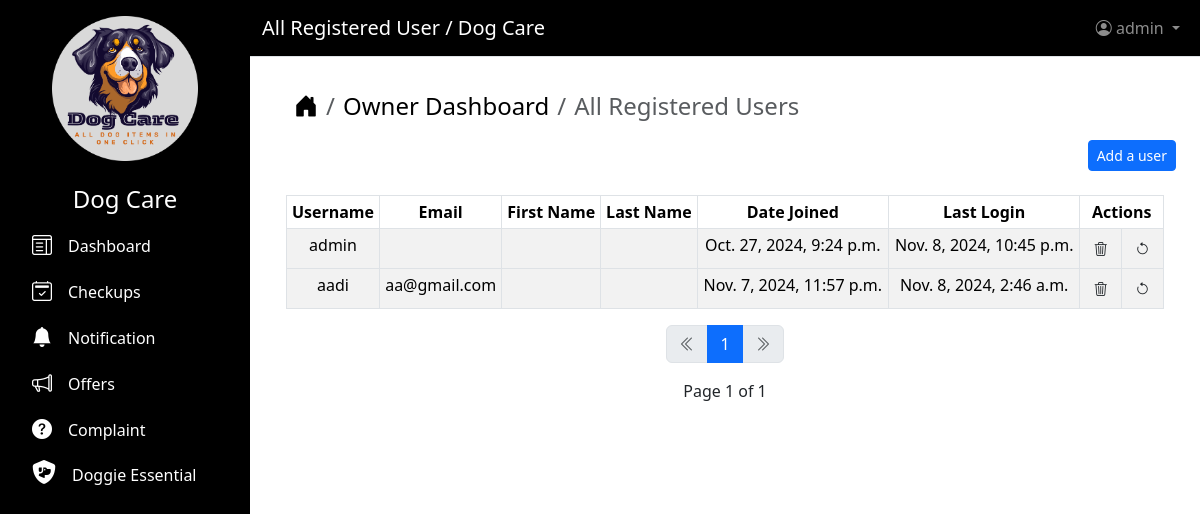
/view/users (signed in), run on an earlier commit of the app's database.
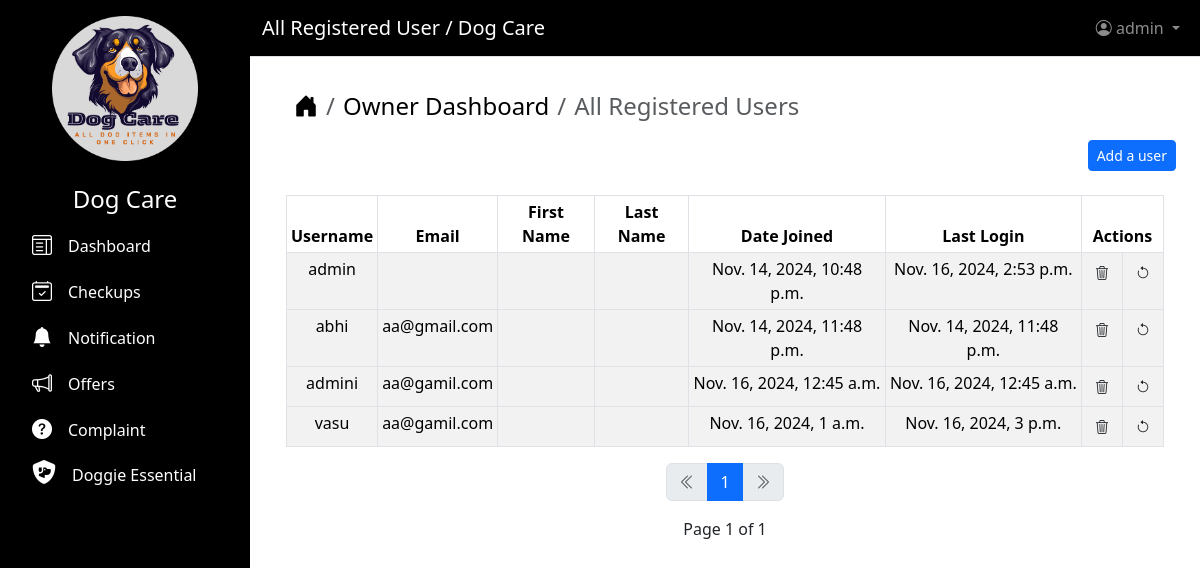
And on a later commit of the database.
### users/models.py (models this page shows)
class CustomUser(AbstractUser):
    ROLE = (("SHOP OWNER", "SHOP OWNER"),)
    role = models.CharField(max_length=200, choices=ROLE, blank=True)

### users/views.py (the view)
# urls.py: path("view/users", views.UserListView.as_view(), name="view_users"),
class UserListView(LoginRequiredMixin, ListView):
    model = CustomUser
    template_name = "view_users.html"
    context_object_name = "all_users"
    paginate_by = 8
    ordering = ["id"]
    def dispatch(self, request, *args, **kwargs):
        if request.user.role != "SHOP OWNER":
            return redirect("403")
        return super().dispatch(request, *args, **kwargs)
    def get_context_data(self, **kwargs):
        context = super().get_context_data(**kwargs)
        context["page_title"] = "All Registered User"
        return context

### users/templates/view_users.html (shortened to what this page needs)
{% extends "base.html" %}
{% block content %}
<div class="container ms-2 mt-2">
    <nav aria-label="breadcrumb">
        <ol class="breadcrumb fs-4">
            <li class="breadcrumb-item">
                <a href="{% url 'home' %}" class="text-decoration-none text-black"><i
                        class="bi bi-house-door-fill"></i></a>
            </li>
            <li class="breadcrumb-item">
                <a href="{% url 'shop_dashboard' %}" class="text-decoration-none text-black">Owner Dashboard</a>
            </li>
            <li class="breadcrumb-item active" aria-current="page">All Registered Users</li>
        </ol>
    </nav>
</div>
<div class="d-grid gap-2 d-md-flex justify-content-md-end">
    <a class="btn btn-primary btn-sm" href="{% url 'add_users' %}" role="button">Add a user</a>
</div>
{% if all_users %}
<div class="container mt-4">
    <table class="table table-striped  table-bordered table-hover table-sm">
        <thead>
            <tr class="text-center">
                <th scope="colspan">Username</th>
                <th scope="colspan">Email</th>
                <th scope="colspan">First Name</th>
                <th scope="colspan">Last Name</th>
                <th scope="colspan">Date Joined</th>
                <th scope="colspan">Last Login</th>
                <th colspan=2>Actions</th>
        </thead>
        <tbody="table group-divider">
            {% for all_user in all_users %}
            <tr class="text-center">
                <td>{{ all_user.username }}</td>
                <td>{{ all_user.email }}</td>
                <td>{{ all_user.first_name }}</td>
                <td>{{ all_user.last_name }}</td>
                <td>{{ all_user.date_joined }}</td>
                <td>{{ all_user.last_login }}</td>
                <td>
                    <button type="button" class="btn  btn-sm" data-bs-toggle="modal"
                        data-bs-target="#exampleModalLabel{{ all_user.id }}">
                        <i class="bi bi-trash3"></i>
                    </button>
                </td>
                <td>
                    <a href="{% url 'update_users' all_user.id %}">
                        <button type="button" class="btn btn-sm" data-bs-toggle="modal" data-bs-target="#exampleModal">
                            <i class="bi bi-arrow-counterclockwise"></i>
                        </button>
                    </a>
                </td>
        </tr>
        {% endfor %}
    </table>
    {% include "pagination.html" %}
</div>
{% else %}
<div class="alert alert-success text-center" role="alert">Currently No Users Login!!</div>
{% endif %}
{% endblock content %}

### users/templates/base.html (shortened to what this page needs)
<!DOCTYPE html>
<html lang="en">
<head>
  {% load static %}
  <link href="https://cdnjs.cloudflare.com/ajax/libs/font-awesome/6.5.0/css/all.min.css" rel="stylesheet">
  <link rel="stylesheet" href="https://cdn.jsdelivr.net/npm/bootstrap-icons@1.11.3/font/bootstrap-icons.min.css">
  <link rel="stylesheet" href="https://cdnjs.cloudflare.com/ajax/libs/bootstrap/5.3.2/css/bootstrap.min.css" />
</head>
<body>
  <nav class="sidebar text-white p-3">
    <div class="d-grid col-8 mx-auto">
      <img src="{% static 'image/88q.png' %}" alt="Logo" class="img-fluid" height="100" width="160">
    </div>
    <ul class="nav flex-column">
      <li class="nav-item">
        <h4 class="text-center mt-4">Dog Care</h4>
      </li>
      <li class="nav-item">
        <a class="nav-link active text-decoration-none text-white" href="{% url 'dashboard' %}">
          <i class="bi bi-layout-text-window fs-5"></i><span class="ms-3">Dashboard</span>
        </a>
      </li>
      <li class="nav-item">
        <a class="nav-link active text-decoration-none text-white" href="{% url 'booking_appointment' %}">
          <i class="bi bi-calendar2-check fs-5"></i><span class="ms-3">Checkups</span>
        </a>
      </li>
      <li class="nav-item">
        <a class="nav-link active text-decoration-none text-white" href="{% url 'notification' %}">
          <i class="bi bi-bell-fill fs-5"></i><span class="ms-3">Notification</span>
        </a>
      </li>
      <li class="nav-item">
        <a class="nav-link active text-decoration-none text-white" href="{% url 'view_offers' %}">
          <i class="bi bi-megaphone fs-5"></i><span class="ms-3">Offers</span>
        </a>
      </li>
      <li class="nav-item">
        <a class="nav-link active text-decoration-none text-white" href="{% url 'view_complaints' %}">
          <i class="bi bi-question-circle-fill fs-5"></i><span class="ms-3">Complaint</span>
        </a>
      </li>
      <li class="nav-item">
        <a class="nav-link active text-decoration-none text-white" href="{% url 'view_shop' %}">
          <i class="fa-solid fa-shield-dog fs-4"></i><span class="ms-3">Doggie Essential</span>
        </a>
      </li>
    </ul>
  </nav>
  <div class="main-content">
    <nav class="navbar navbar-expand-lg navbar-dark border-bottom" style="background-color: #000000;">
      <div class="container-fluid">
        <a class="navbar-brand text-white" href="#">{{ page_title }} / Dog Care</a>
        <ul class="navbar-nav ms-auto">
          <li class="nav-item dropdown">
            <a class="nav-link dropdown-toggle" href="#" id="navbarDropdown" role="button" data-bs-toggle="dropdown">
              <i class="bi bi-person-circle"></i> {{ user }}
            </a>
          </li>
        </ul>
      </div>
    </nav>
    <div class="content-area p-4">
      {% block content %}
      {% endblock content %}
    </div>
  </div>
</body>
</html>

What changed in the data, as far as the page shows it:
changed CustomUser "admin": date_joined "Oct. 27, 2024, 9:24 p.m." → "Nov. 14, 2024, 10:48 p.m."; last_login "Nov. 8, 2024, 10:45 p.m." → "Nov. 16, 2024, 2:53 p.m."
changed CustomUser "aa@gmail.com": username "aadi" → "abhi"; date_joined "Nov. 7, 2024, 11:57 p.m." → "Nov. 14, 2024, 11:48 p.m."; last_login "Nov. 8, 2024, 2:46 a.m." → "Nov. 14, 2024, 11:48 p.m."
added CustomUser: username "admini", email "aa@gamil.com", date_joined "Nov. 16, 2024, 12:45 a.m.", last_login "Nov. 16, 2024, 12:45 a.m."
added CustomUser: username "vasu", email "aa@gamil.com", date_joined "Nov. 16, 2024, 1 a.m.", last_login "Nov. 16, 2024, 3 p.m."
